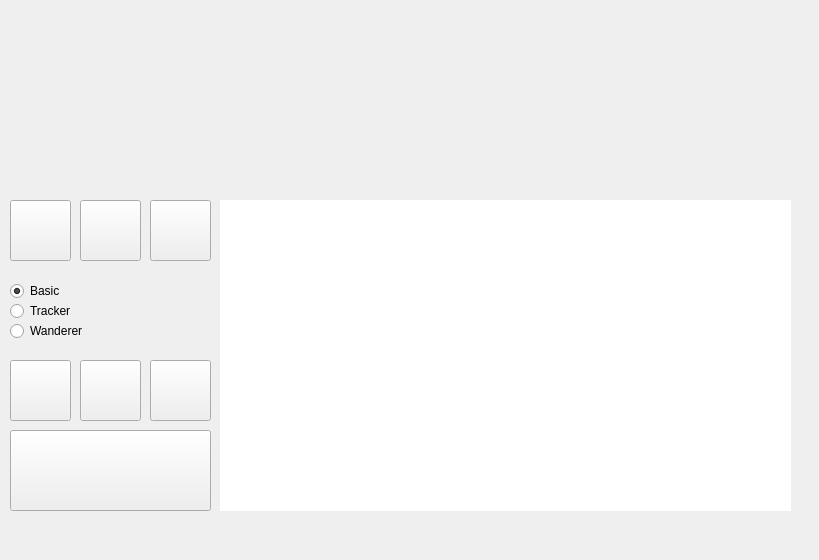
<?xml version="1.0" encoding="UTF-8"?>
<ui version="4.0">
 <class>MainWindow</class>
 <widget class="QMainWindow" name="MainWindow">
  <property name="geometry">
   <rect>
    <x>0</x>
    <y>0</y>
    <width>819</width>
    <height>560</height>
   </rect>
  </property>
  <property name="windowTitle">
   <string>MainWindow</string>
  </property>
  <property name="toolButtonStyle">
   <enum>Qt::ToolButtonIconOnly</enum>
  </property>
  <property name="tabShape">
   <enum>QTabWidget::Rounded</enum>
  </property>
  <widget class="QWidget" name="centralWidget">
   <widget class="QLabel" name="AuthorPic">
    <property name="geometry">
     <rect>
      <x>120</x>
      <y>100</y>
      <width>471</width>
      <height>111</height>
     </rect>
    </property>
    <property name="autoFillBackground">
     <bool>false</bool>
    </property>
    <property name="text">
     <string/>
    </property>
    <property name="pixmap">
     <pixmap resource="Resources.qrc">:/images/author.png</pixmap>
    </property>
    <property name="scaledContents">
     <bool>true</bool>
    </property>
   </widget>
   <widget class="QLabel" name="LogoPic">
    <property name="geometry">
     <rect>
      <x>0</x>
      <y>20</y>
      <width>741</width>
      <height>101</height>
     </rect>
    </property>
    <property name="text">
     <string/>
    </property>
    <property name="pixmap">
     <pixmap resource="Resources.qrc">:/images/logo.png</pixmap>
    </property>
    <property name="scaledContents">
     <bool>true</bool>
    </property>
   </widget>
   <widget class="QRadioButton" name="BasicBtn">
    <property name="geometry">
     <rect>
      <x>10</x>
      <y>280</y>
      <width>102</width>
      <height>22</height>
     </rect>
    </property>
    <property name="text">
     <string>Basic</string>
    </property>
    <property name="checked">
     <bool>true</bool>
    </property>
   </widget>
   <widget class="QRadioButton" name="TrackerBtn">
    <property name="geometry">
     <rect>
      <x>10</x>
      <y>300</y>
      <width>102</width>
      <height>22</height>
     </rect>
    </property>
    <property name="text">
     <string>Tracker</string>
    </property>
   </widget>
   <widget class="QRadioButton" name="WandererBtn">
    <property name="geometry">
     <rect>
      <x>10</x>
      <y>320</y>
      <width>141</width>
      <height>22</height>
     </rect>
    </property>
    <property name="text">
     <string>Wanderer</string>
    </property>
   </widget>
   <widget class="QPushButton" name="MoveBtn">
    <property name="geometry">
     <rect>
      <x>10</x>
      <y>200</y>
      <width>61</width>
      <height>61</height>
     </rect>
    </property>
    <property name="text">
     <string/>
    </property>
    <property name="icon">
     <iconset>
      <normalon>:/images/arrow.png</normalon>
     </iconset>
    </property>
    <property name="iconSize">
     <size>
      <width>45</width>
      <height>45</height>
     </size>
    </property>
    <property name="checkable">
     <bool>true</bool>
    </property>
    <property name="checked">
     <bool>false</bool>
    </property>
    <property name="default">
     <bool>false</bool>
    </property>
   </widget>
   <widget class="QPushButton" name="DeleteBtn">
    <property name="geometry">
     <rect>
      <x>80</x>
      <y>200</y>
      <width>61</width>
      <height>61</height>
     </rect>
    </property>
    <property name="text">
     <string/>
    </property>
    <property name="icon">
     <iconset>
      <normalon>:/images/x.png</normalon>
     </iconset>
    </property>
    <property name="iconSize">
     <size>
      <width>40</width>
      <height>40</height>
     </size>
    </property>
    <property name="checkable">
     <bool>true</bool>
    </property>
   </widget>
   <widget class="QPushButton" name="UndoBtn">
    <property name="geometry">
     <rect>
      <x>150</x>
      <y>200</y>
      <width>61</width>
      <height>61</height>
     </rect>
    </property>
    <property name="text">
     <string/>
    </property>
    <property name="icon">
     <iconset>
      <normalon>:/images/undo.png</normalon>
     </iconset>
    </property>
    <property name="iconSize">
     <size>
      <width>55</width>
      <height>60</height>
     </size>
    </property>
   </widget>
   <widget class="QPushButton" name="RobotBtn">
    <property name="geometry">
     <rect>
      <x>10</x>
      <y>360</y>
      <width>61</width>
      <height>61</height>
     </rect>
    </property>
    <property name="text">
     <string/>
    </property>
    <property name="icon">
     <iconset>
      <normalon>:/images/robot.png</normalon>
     </iconset>
    </property>
    <property name="iconSize">
     <size>
      <width>40</width>
      <height>40</height>
     </size>
    </property>
   </widget>
   <widget class="QPushButton" name="BombBtn">
    <property name="geometry">
     <rect>
      <x>80</x>
      <y>360</y>
      <width>61</width>
      <height>61</height>
     </rect>
    </property>
    <property name="text">
     <string/>
    </property>
    <property name="icon">
     <iconset>
      <normalon>:/images/bomb.png</normalon>
     </iconset>
    </property>
    <property name="iconSize">
     <size>
      <width>40</width>
      <height>40</height>
     </size>
    </property>
   </widget>
   <widget class="QPushButton" name="WallBtn">
    <property name="geometry">
     <rect>
      <x>150</x>
      <y>360</y>
      <width>61</width>
      <height>61</height>
     </rect>
    </property>
    <property name="text">
     <string/>
    </property>
    <property name="icon">
     <iconset>
      <normalon>:/images/wall.png</normalon>
     </iconset>
    </property>
    <property name="iconSize">
     <size>
      <width>40</width>
      <height>40</height>
     </size>
    </property>
   </widget>
   <widget class="QWidget" name="background" native="true">
    <property name="geometry">
     <rect>
      <x>220</x>
      <y>200</y>
      <width>571</width>
      <height>311</height>
     </rect>
    </property>
    <property name="styleSheet">
     <string notr="true">background-color: white</string>
    </property>
   </widget>
   <widget class="QPushButton" name="AnimateBtn">
    <property name="geometry">
     <rect>
      <x>10</x>
      <y>430</y>
      <width>201</width>
      <height>81</height>
     </rect>
    </property>
    <property name="text">
     <string/>
    </property>
    <property name="icon">
     <iconset resource="Resources.qrc">
      <normaloff>:/images/animate.png</normaloff>
      <normalon>:/images/stop.png</normalon>:/images/animate.png</iconset>
    </property>
    <property name="iconSize">
     <size>
      <width>175</width>
      <height>100</height>
     </size>
    </property>
    <property name="checkable">
     <bool>true</bool>
    </property>
   </widget>
  </widget>
 </widget>
 <layoutdefault spacing="6" margin="11"/>
 <resources>
  <include location="Resources.qrc"/>
 </resources>
 <connections/>
</ui>
